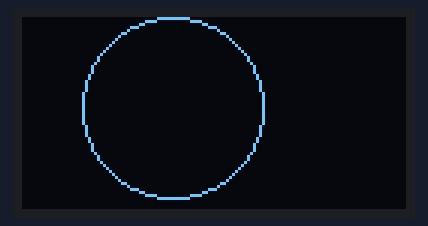
A sketch run on a simulated Arduino Uno, built with avr-gcc and run on an emulated ATmega328P. Shown: 128×64 one-colour display.

Above: at 1.1 s.
At 2.1 s:
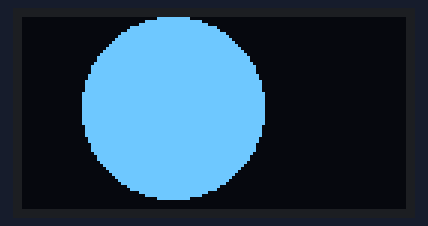
At 3.2 s:
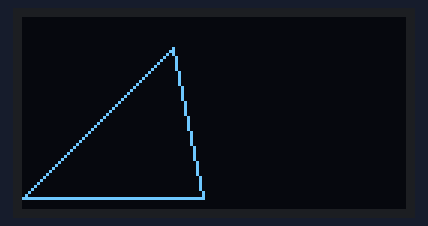
At 4.2 s:
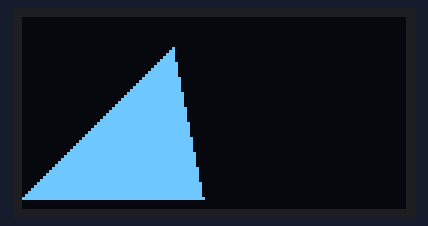
At 5.2 s:
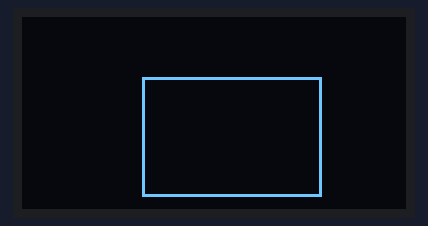
At 6.3 s:
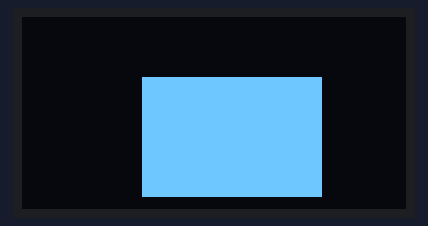

The sketch:

OLED_DISPLAY_SA.ino
```cpp
#include <Wire.h>
#include <Adafruit_GFX.h>
#include <Adafruit_SSD1306.h>

#define SCREEN_WIDTH 128
#define SCREEN_HEIGHT 64

Adafruit_SSD1306 oled(SCREEN_WIDTH, SCREEN_HEIGHT, &Wire, -1);

void setup() {
  Serial.begin(9600);

  if (!oled.begin(SSD1306_SWITCHCAPVCC, 0x3C)) {
    Serial.println(F("failed to start SSD1306 OLED"));
    while (1);
  }

  delay(1000);
  oled.setCursor(2, 0);
}

void loop() {
  // draw a circle
  oled.clearDisplay();
  oled.drawCircle(50, 30, 30, WHITE);
  oled.display();
  delay(1000);

  // fill a circle
  oled.clearDisplay();
  oled.fillCircle(50, 30, 30, WHITE);
  oled.display();
  delay(1000);

  // draw a triangle
  oled.clearDisplay();
  oled.drawTriangle(50, 10, 0, 60, 60, 60, WHITE);
  oled.display();
  delay(1000);

  // fill a triangle
  oled.clearDisplay();
  oled.fillTriangle(50, 10, 0, 60, 60, 60, WHITE);
  oled.display();
  delay(1000);


  oled.clearDisplay();
  oled.drawRect(40, 20, 60, 40, WHITE);
  oled.display();
  delay(1000);

  // fill a rectangle
  oled.clearDisplay();
  oled.fillRect(40, 20, 60, 40, WHITE);
  oled.display();
  delay(1000);


}
```

Measured:
- by itself, everything shown: repeats every 6.2 s, in 6 steps
- what the display in image 0 shows lasts 1.0 s, from 1.1 s to 2.1 s
